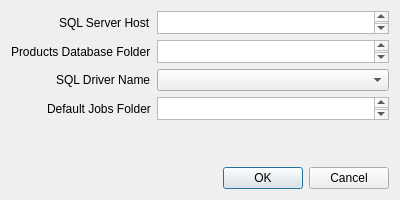
<?xml version="1.0" encoding="UTF-8"?>
<ui version="4.0">
 <class>OptionsDialog</class>
 <widget class="QDialog" name="OptionsDialog">
  <property name="enabled">
   <bool>true</bool>
  </property>
  <property name="geometry">
   <rect>
    <x>0</x>
    <y>0</y>
    <width>400</width>
    <height>200</height>
   </rect>
  </property>
  <property name="sizePolicy">
   <sizepolicy hsizetype="Preferred" vsizetype="Preferred">
    <horstretch>0</horstretch>
    <verstretch>0</verstretch>
   </sizepolicy>
  </property>
  <property name="minimumSize">
   <size>
    <width>400</width>
    <height>200</height>
   </size>
  </property>
  <property name="contextMenuPolicy">
   <enum>Qt::CustomContextMenu</enum>
  </property>
  <property name="windowTitle">
   <string>Options</string>
  </property>
  <property name="sizeGripEnabled">
   <bool>false</bool>
  </property>
  <layout class="QVBoxLayout" name="verticalLayout">
   <property name="sizeConstraint">
    <enum>QLayout::SetDefaultConstraint</enum>
   </property>
   <item>
    <layout class="QFormLayout" name="formLayout">
     <property name="sizeConstraint">
      <enum>QLayout::SetDefaultConstraint</enum>
     </property>
     <property name="fieldGrowthPolicy">
      <enum>QFormLayout::AllNonFixedFieldsGrow</enum>
     </property>
     <property name="labelAlignment">
      <set>Qt::AlignRight|Qt::AlignTrailing|Qt::AlignVCenter</set>
     </property>
     <item row="0" column="0">
      <widget class="QLabel" name="SQLHostLabel">
       <property name="text">
        <string>SQL Server Host</string>
       </property>
      </widget>
     </item>
     <item row="1" column="0">
      <widget class="QLabel" name="ProductDBLabel">
       <property name="text">
        <string>Products Database Folder</string>
       </property>
      </widget>
     </item>
     <item row="2" column="0">
      <widget class="QLabel" name="SQLDriverLabel">
       <property name="text">
        <string>SQL Driver Name</string>
       </property>
      </widget>
     </item>
     <item row="3" column="0">
      <widget class="QLabel" name="JobFolderLabel">
       <property name="text">
        <string>Default Jobs Folder</string>
       </property>
      </widget>
     </item>
     <item row="2" column="1">
      <widget class="QComboBox" name="comboBox"/>
     </item>
     <item row="3" column="1">
      <widget class="QTextEdit" name="JobFolderText">
       <property name="sizePolicy">
        <sizepolicy hsizetype="Expanding" vsizetype="Minimum">
         <horstretch>0</horstretch>
         <verstretch>0</verstretch>
        </sizepolicy>
       </property>
      </widget>
     </item>
     <item row="1" column="1">
      <widget class="QTextEdit" name="ProductDBText">
       <property name="sizePolicy">
        <sizepolicy hsizetype="Expanding" vsizetype="Minimum">
         <horstretch>0</horstretch>
         <verstretch>0</verstretch>
        </sizepolicy>
       </property>
      </widget>
     </item>
     <item row="0" column="1">
      <widget class="QTextEdit" name="SQLHostText">
       <property name="sizePolicy">
        <sizepolicy hsizetype="Expanding" vsizetype="Minimum">
         <horstretch>0</horstretch>
         <verstretch>0</verstretch>
        </sizepolicy>
       </property>
      </widget>
     </item>
    </layout>
   </item>
   <item>
    <spacer name="verticalSpacer">
     <property name="orientation">
      <enum>Qt::Vertical</enum>
     </property>
     <property name="sizeType">
      <enum>QSizePolicy::MinimumExpanding</enum>
     </property>
     <property name="sizeHint" stdset="0">
      <size>
       <width>20</width>
       <height>40</height>
      </size>
     </property>
    </spacer>
   </item>
   <item>
    <widget class="QDialogButtonBox" name="buttonBox">
     <property name="sizePolicy">
      <sizepolicy hsizetype="Expanding" vsizetype="Fixed">
       <horstretch>0</horstretch>
       <verstretch>0</verstretch>
      </sizepolicy>
     </property>
     <property name="orientation">
      <enum>Qt::Horizontal</enum>
     </property>
     <property name="standardButtons">
      <set>QDialogButtonBox::Cancel|QDialogButtonBox::Ok</set>
     </property>
    </widget>
   </item>
  </layout>
 </widget>
 <resources/>
 <connections>
  <connection>
   <sender>buttonBox</sender>
   <signal>accepted()</signal>
   <receiver>OptionsDialog</receiver>
   <slot>accept()</slot>
   <hints>
    <hint type="sourcelabel">
     <x>248</x>
     <y>254</y>
    </hint>
    <hint type="destinationlabel">
     <x>157</x>
     <y>274</y>
    </hint>
   </hints>
  </connection>
  <connection>
   <sender>buttonBox</sender>
   <signal>rejected()</signal>
   <receiver>OptionsDialog</receiver>
   <slot>reject()</slot>
   <hints>
    <hint type="sourcelabel">
     <x>316</x>
     <y>260</y>
    </hint>
    <hint type="destinationlabel">
     <x>286</x>
     <y>274</y>
    </hint>
   </hints>
  </connection>
 </connections>
</ui>
